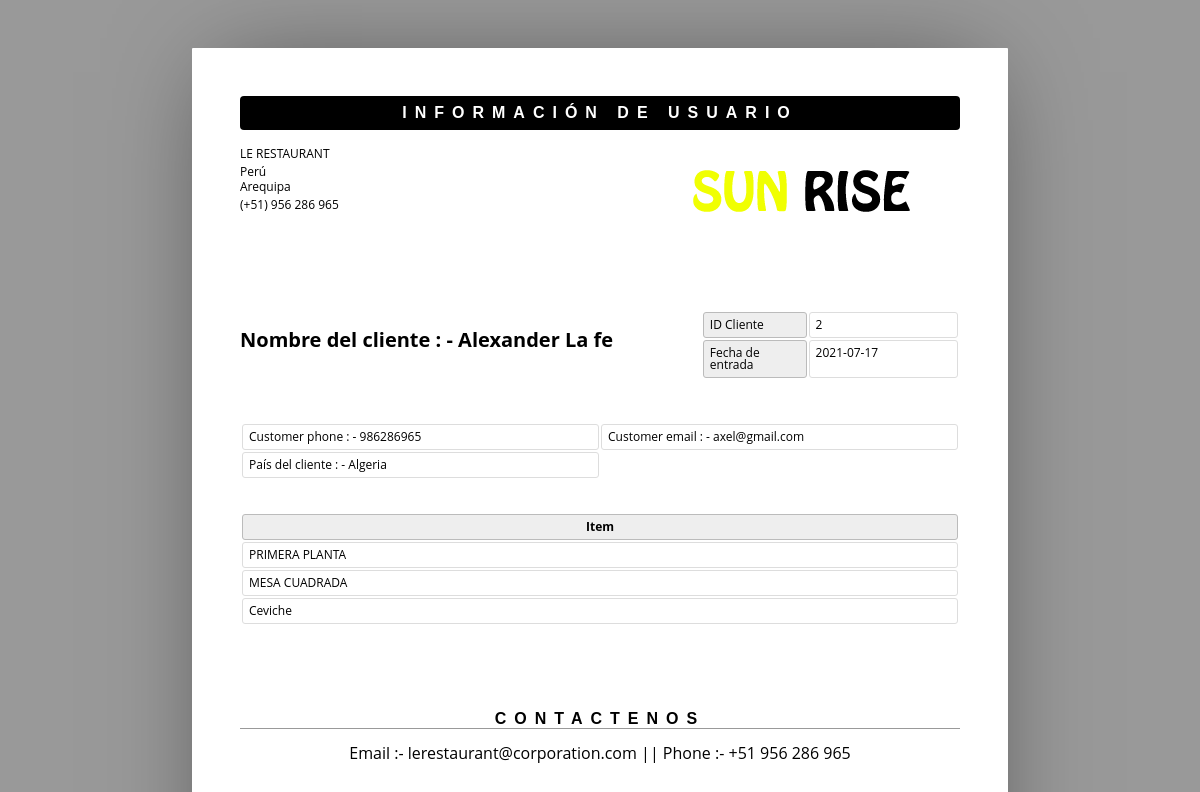
The page /admin/show.php?sid=2 on the database its author committed.
### tables this page shows
CREATE TABLE `roombook` (
  `id` int(10) UNSIGNED NOT NULL,
  `FName` text DEFAULT NULL,
  `LName` text DEFAULT NULL,
  `Email` varchar(50) DEFAULT NULL,
  `Country` varchar(30) DEFAULT NULL,
  `Phone` text DEFAULT NULL,
  `TRoom` varchar(20) DEFAULT NULL,
  `Bed` varchar(20) DEFAULT NULL,
  `NRoom` varchar(2) DEFAULT NULL,
  `Meal` varchar(30) DEFAULT NULL,
  `cin` date DEFAULT NULL,
  `stat` varchar(15) DEFAULT NULL
);

### admin/show.php (the view, shortened to what this page needs)
<html>
	<head>
	</head>
	<body>
	<?php
	include ('db.php');
	$pid = $_GET['sid'];
	$sql ="select * from roombook where id = '$pid' ";
	$re = mysqli_query($con,$sql);
	while($row=mysqli_fetch_array($re))
	{
		$id = $row['id'];
		$Fname = $row['FName'];
		$lname = $row['LName'];
		$email = $row['Email'];
		$country = $row['Country'];
		$phone = $row['Phone'];
		$room_type = $row['TRoom'];
		$Bed_type = $row['Bed'];
		$meal_type = $row['Meal'];
		$cin_date = $row['cin'];
	}
	?>
		<header>
			<h1>Información de Usuario
</h1>
			<address >
				<p> LE RESTAURANT</p>
				<p>Perú<br>Arequipa<br></p>
				<p>(+51) 956 286 965</p>
			</address>
			<span><img alt="" src="assets/img/sun.png"></span>
		</header>
		<article>
			<address >
				<p><br></p>
				<p>Nombre del cliente  : -  <?php echo $Fname." ".$lname;?><br></p>
			</address>
			<table class="meta">
				<tr>
					<th><span > ID Cliente</span></th>
					<td><span ><?php echo $id; ?></span></td>
				</tr>
				<tr>
					<th><span >Fecha de entrada</span></th>
					<td><span ><?php echo $cin_date; ?> </span></td>
				</tr>
			</table>
			<table >
					<tr>
						<td>Customer phone : -  <?php echo $phone; ?> </td>
						<td>Customer email : -  <?php echo $email; ?> </td>
					</tr>
					<tr>
						<td>País del cliente : -  <?php echo $country; ?> </td>
					</tr>
				</table>
				<br>
				<br>
			<table class="inventory">
				<thead>
					<tr>
						<th><span >Item</span></th>
					</tr>
				</thead>
				<tbody>
					<tr>
						<td><span ><?php echo $room_type; ?></span></td>
					</tr>
					<tr>
						<td><span ><?php echo $Bed_type; ?></span></td>
					</tr>
					<tr>
						<td><span ><?php echo $meal_type; ?>  </span></td>
					</tr>
				</tbody>
			</table>
		</article>
		<aside>
			<h1><span >Contactenos</span></h1>
			<div >
				<p align="center">Email :- lerestaurant@corporation.com ||  Phone :- +51 956 286 965 </p>
			</div>
		</aside>
	</body>
</html>

### admin/show.php (style rules this page uses)
* { border: 0; box-sizing: content-box; color: inherit; font-family: inherit; font-size: inherit; font-style: inherit; font-weight: inherit; line-height: inherit; list-style: none; margin: 0; padding: 0; text-decoration: none; vertical-align: top; }
h1 { font: bold 100% sans-serif; letter-spacing: 0.5em; text-align: center; text-transform: uppercase; }
table { font-size: 75%; table-layout: fixed; width: 100%; }
table { border-collapse: separate; border-spacing: 2px; }
th, td { border-width: 1px; padding: 0.5em; position: relative; text-align: left; }
th, td { border-radius: 0.25em; border-style: solid; }
th { background: #EEE; border-color: #BBB; }
td { border-color: #DDD; }
html { font: 16px/1 'Open Sans', sans-serif; overflow: auto; padding: 0.5in; }
html { background: #999; cursor: default; }
body { box-sizing: border-box; height: 11in; margin: 0 auto; overflow: hidden; padding: 0.5in; width: 8.5in; }
body { background: #FFF; border-radius: 1px; box-shadow: 0 0 1in -0.25in rgba(0, 0, 0, 0.5); }
header { margin: 0 0 3em; }
header:after { clear: both; content: ""; display: table; }
header h1 { background: #000; border-radius: 0.25em; color: #FFF; margin: 0 0 1em; padding: 0.5em 0; }
header address { float: left; font-size: 75%; font-style: normal; line-height: 1.25; margin: 0 1em 1em 0; }
header address p { margin: 0 0 0.25em; }
header span, header img { display: block; float: right; }
header span { margin: 0 0 1em 1em; max-height: 25%; max-width: 60%; position: relative; }
header img { max-height: 100%; max-width: 100%; }
article, article address, table.meta, table.inventory { margin: 0 0 3em; }
article:after { clear: both; content: ""; display: table; }
article address { float: left; font-size: 125%; font-weight: bold; }
table.meta, table.balance { float: right; width: 36%; }
table.meta:after, table.balance:after { clear: both; content: ""; display: table; }
table.meta th { width: 40%; }
table.meta td { width: 60%; }
table.inventory { clear: both; width: 100%; }
table.inventory th { font-weight: bold; text-align: center; }
table.inventory td:nth-child(1) { width: 26%; }
aside h1 { border: none; border-width: 0 0 1px; margin: 0 0 1em; }
aside h1 { border-color: #999; border-bottom-style: solid; }

### rows shown on the page
roombook: FName "Alexander", LName "La fe", id "2", cin "2021-07-17", Phone "986286965", Email "axel@gmail.com", Country "Algeria", TRoom "PRIMERA PLANTA", Bed "MESA CUADRADA", Meal "Ceviche"
